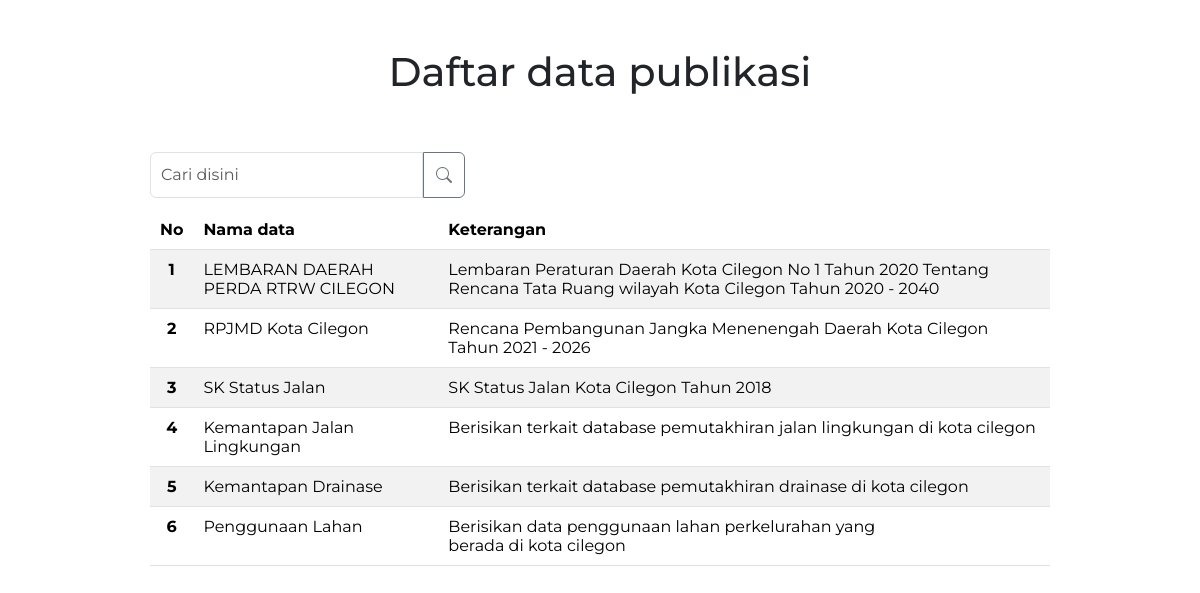
The page /backend/daftar-publikasi.php (signed in) on the database its author committed.
### tables this page shows
CREATE TABLE `publikasi` (
  `id` int NOT NULL,
  `nama_data` varchar(255) NOT NULL,
  `keterangan` text NOT NULL,
  `file_pdf` varchar(255) NOT NULL
);

### backend/daftar-publikasi.php (called while the page is built, shortened)
<?php
require 'functions/functions.php';
$getdata = query("SELECT * FROM publikasi");
$i = 1;
require 'views/daftar-publikasi.view.php';

### backend/functions/functions.php (called while the page is built, shortened)
<?php
include_once 'sweetalert.php';
if (!function_exists('koneksi')) {
    function koneksi()
    {
        $conn = mysqli_connect("localhost", "root", "", "webgis_cilegon");
        return $conn;
    }
}
if (!function_exists('query')) {
    function query($sql, $params = [])
    {
        $conn = koneksi();
        $stmt = mysqli_prepare($conn, $sql);
        $result = mysqli_stmt_execute($stmt);
        $rows = [];
        $result_set = mysqli_stmt_get_result($stmt);
        while ($row = mysqli_fetch_assoc($result_set)) {
            $rows[] = $row;
        }
        return $rows;
    }
}

### backend/views/daftar-publikasi.view.php (the view, shortened to what this page needs)
<?php include 'views/partials/starter-head.php' ?>
<div class="container-fluid">
    <h1 class="mt-5 mb-2 text-center text-dark">Daftar data publikasi</h1>
    <div class="row w-75 m-auto">
        <div class="input-group searching mb-2 mt-5">
            <input type="search" name="keyword" id="keyword" class="form-control input-search" placeholder="Cari disini"
                aria-label="Cari disini" aria-describedby="button-addon2">
            <button class="btn btn-search btn-outline-secondary" name="search" id="search-button" type="submit"
                id="cari"><i class="bi bi-search"></i></button>
        </div>
        <div id="search-container" class="table-responsive">
            <table class="table table-striped m-auto mt-1 mb-5">
                <thead>
                    <tr class="fofa">
                        <th scope="col">No</th>
                        <th scope="col">Nama data</th>
                        <th scope="col">Keterangan</th>
                    </tr>
                </thead>
                <tbody>
                    <?php foreach ($getdata as $a) : ?>
                    <tr>
                        <th class="text-center" scope="row"><?= $i++; ?></th>
                        <td><?= $a['nama_data']; ?></td>
                        <td><?= $a['keterangan']; ?></td>
                    </tr>
                    <?php endforeach; ?>
                </tbody>
            </table>
        </div>
    </div>
</div>
<?php include 'views/partials/starter-foot.php' ?>

### backend/css/default.css (style rules this page uses)
* { padding: 0 !important; margin: 0 !important; }

### backend/css/daftar-publikasi.css (style rules this page uses)
* { font-family: Montserrat; }
th { padding: 10px !important; }
td { padding: 10px !important; }

### backend/views/partials/starter-head.php (style rules this page uses)
.btn-search { padding: 8px 12px 8px 12px !important; }
.input-search { padding: 10px !important; }
.searching { width: 35% !important; }

### rows shown on the page
publikasi: nama_data "LEMBARAN DAERAH PERDA RTRW CILEGON", keterangan "Lembaran Peraturan Daerah Kota Cilegon No 1 Tahun 2020 Tentang Rencana Tata Ruang wilayah Kota Cilegon Tahun 2020 - 2040"
publikasi: nama_data "RPJMD Kota Cilegon", keterangan "Rencana Pembangunan Jangka Menenengah Daerah Kota Cilegon Tahun 2021 - 2026"
publikasi: nama_data "SK Status Jalan", keterangan "SK Status Jalan Kota Cilegon Tahun 2018"
publikasi: nama_data "Kemantapan Jalan Lingkungan", keterangan "Berisikan terkait database pemutakhiran jalan lingkungan di kota cilegon"
publikasi: nama_data "Kemantapan Drainase", keterangan "Berisikan terkait database pemutakhiran drainase di kota cilegon"
publikasi: nama_data "Penggunaan Lahan", keterangan "Berisikan data penggunaan lahan perkelurahan yang berada di kota cilegon"
